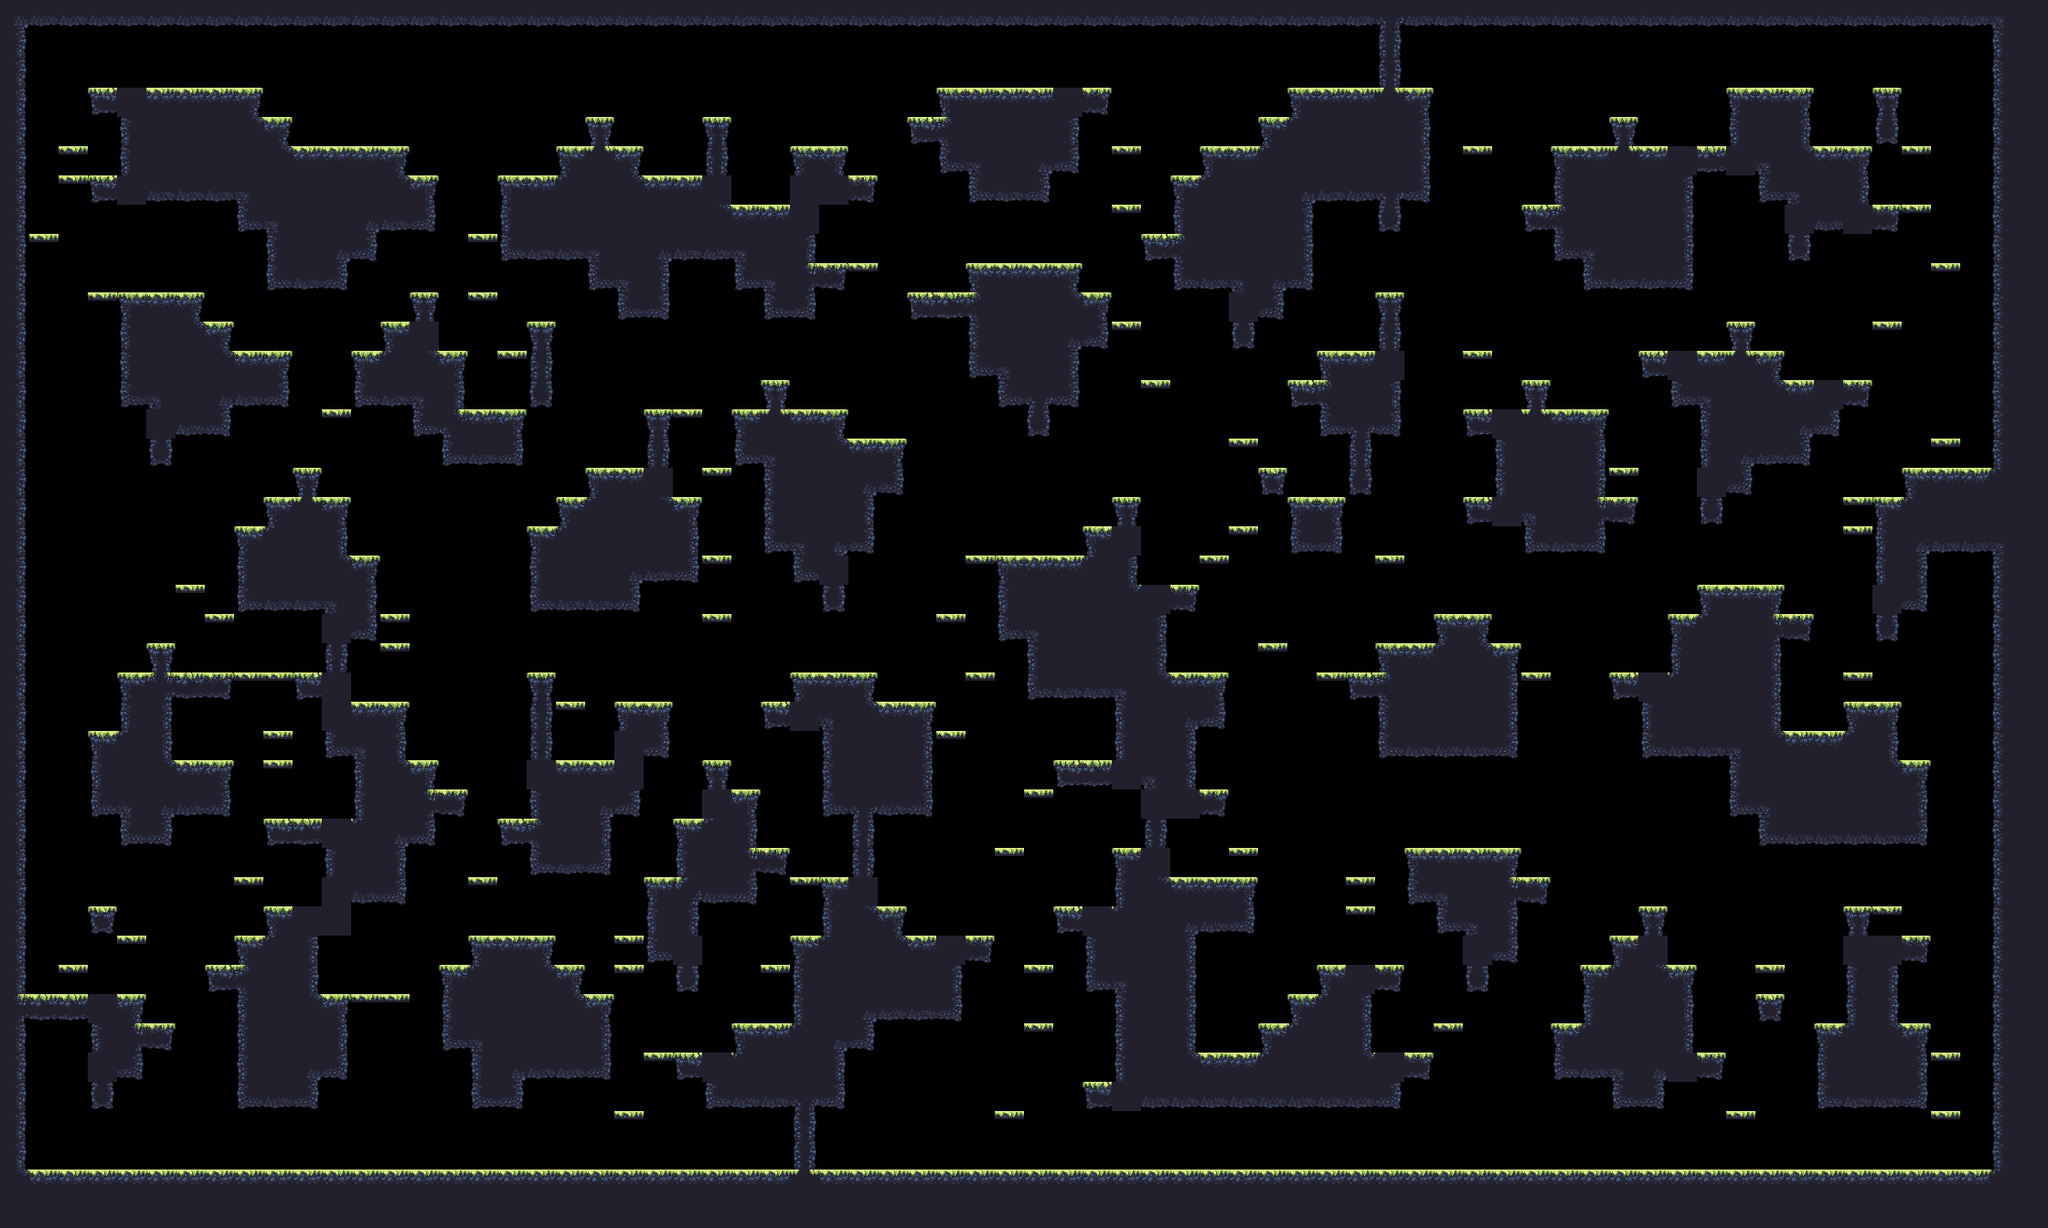

The image is a tile-based game level rendered from a .tmx file. Its description and source (layers, tilesets, objects; grid data summarised) follow:
An orthogonal 70x42 tile map with 32x32 px tiles, 1 tile layer (main) and 17 objects (9x spawn, spawnPlayer0, spawnCrown0, spawnPlayer1, spawnCrown1, ...).

<map compressionlevel="0" height="42" infinite="0" nextlayerid="3" nextobjectid="4" orientation="orthogonal" renderorder="right-down" tiledversion="1.3.2" tileheight="32" tilewidth="32" version="1.2" width="70">
 <tileset firstgid="1" source="forest_summer_tile_set.tsx" />
 <layer height="42" id="1" name="main" width="70">
  <data>[2940 cells, 1309 non-empty, 28 distinct tile ids]</data>
 </layer>
 <objectgroup><object id="1" name="spawnPlayer0" x="320" y="80.0" /><object id="2" name="spawnCrown0" x="160" y="272.0" /><object id="3" name="spawnPlayer1" x="1856" y="112.0" /><object id="4" name="spawnCrown1" x="2016" y="112.0" /><object id="5" name="spawnPlayer2" x="64" y="1232.0" /><object id="6" name="spawnCrown2" x="64" y="1232.0" /><object id="7" name="spawnPlayer3" x="1952" y="1232.0" /><object id="8" name="spawnCrown3" x="1920" y="1232.0" /><object id="9" name="spawn" x="1280" y="592.0" /><object id="10" name="spawn" x="128" y="688.0" /><object id="11" name="spawn" x="1664" y="1232.0" /><object id="12" name="spawn" x="672" y="1232.0" /><object id="13" name="spawn" x="832" y="176.0" /><object id="14" name="spawn" x="1664" y="656.0" /><object id="15" name="spawn" x="1856" y="1232.0" /><object id="16" name="spawn" x="1184" y="528.0" /><object id="17" name="spawn" x="2144" y="464.0" /></objectgroup></map>
